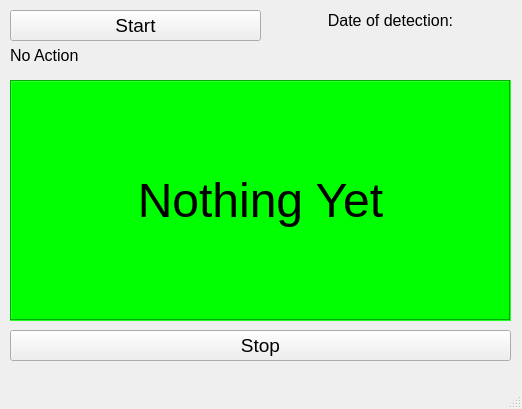
<?xml version="1.0" encoding="UTF-8"?>
<ui version="4.0">
 <class>MainWindow</class>
 <widget class="QMainWindow" name="MainWindow">
  <property name="geometry">
   <rect>
    <x>0</x>
    <y>0</y>
    <width>522</width>
    <height>409</height>
   </rect>
  </property>
  <property name="sizePolicy">
   <sizepolicy hsizetype="Fixed" vsizetype="Fixed">
    <horstretch>0</horstretch>
    <verstretch>0</verstretch>
   </sizepolicy>
  </property>
  <property name="windowTitle">
   <string>MainWindow</string>
  </property>
  <widget class="QWidget" name="centralwidget">
   <widget class="QPushButton" name="start_btn">
    <property name="geometry">
     <rect>
      <x>10</x>
      <y>10</y>
      <width>251</width>
      <height>31</height>
     </rect>
    </property>
    <property name="font">
     <font>
      <pointsize>14</pointsize>
     </font>
    </property>
    <property name="cursor">
     <cursorShape>PointingHandCursor</cursorShape>
    </property>
    <property name="text">
     <string>Start</string>
    </property>
   </widget>
   <widget class="QPushButton" name="stop_btn">
    <property name="geometry">
     <rect>
      <x>10</x>
      <y>330</y>
      <width>501</width>
      <height>31</height>
     </rect>
    </property>
    <property name="sizePolicy">
     <sizepolicy hsizetype="Fixed" vsizetype="Fixed">
      <horstretch>0</horstretch>
      <verstretch>0</verstretch>
     </sizepolicy>
    </property>
    <property name="font">
     <font>
      <pointsize>14</pointsize>
     </font>
    </property>
    <property name="cursor">
     <cursorShape>PointingHandCursor</cursorShape>
    </property>
    <property name="toolTip">
     <string/>
    </property>
    <property name="toolTipDuration">
     <number>2</number>
    </property>
    <property name="statusTip">
     <string/>
    </property>
    <property name="whatsThis">
     <string/>
    </property>
    <property name="accessibleName">
     <string/>
    </property>
    <property name="accessibleDescription">
     <string/>
    </property>
    <property name="text">
     <string>Stop</string>
    </property>
   </widget>
   <widget class="QLabel" name="label">
    <property name="geometry">
     <rect>
      <x>10</x>
      <y>80</y>
      <width>501</width>
      <height>241</height>
     </rect>
    </property>
    <property name="font">
     <font>
      <family>Arial</family>
      <pointsize>36</pointsize>
     </font>
    </property>
    <property name="cursor">
     <cursorShape>CrossCursor</cursorShape>
    </property>
    <property name="layoutDirection">
     <enum>Qt::LeftToRight</enum>
    </property>
    <property name="autoFillBackground">
     <bool>false</bool>
    </property>
    <property name="styleSheet">
     <string notr="true">background-color: rgb(0, 255, 0);</string>
    </property>
    <property name="frameShape">
     <enum>QFrame::Box</enum>
    </property>
    <property name="frameShadow">
     <enum>QFrame::Sunken</enum>
    </property>
    <property name="text">
     <string>Nothing Yet</string>
    </property>
    <property name="textFormat">
     <enum>Qt::PlainText</enum>
    </property>
    <property name="alignment">
     <set>Qt::AlignCenter</set>
    </property>
   </widget>
   <widget class="QLabel" name="scan_label">
    <property name="geometry">
     <rect>
      <x>10</x>
      <y>40</y>
      <width>221</width>
      <height>31</height>
     </rect>
    </property>
    <property name="font">
     <font>
      <pointsize>12</pointsize>
     </font>
    </property>
    <property name="text">
     <string>No Action</string>
    </property>
   </widget>
   <widget class="QLabel" name="label_2">
    <property name="geometry">
     <rect>
      <x>270</x>
      <y>10</y>
      <width>241</width>
      <height>21</height>
     </rect>
    </property>
    <property name="font">
     <font>
      <pointsize>12</pointsize>
     </font>
    </property>
    <property name="text">
     <string>Date of detection:</string>
    </property>
    <property name="alignment">
     <set>Qt::AlignCenter</set>
    </property>
   </widget>
   <widget class="QLabel" name="date_label">
    <property name="geometry">
     <rect>
      <x>280</x>
      <y>35</y>
      <width>221</width>
      <height>31</height>
     </rect>
    </property>
    <property name="text">
     <string/>
    </property>
    <property name="alignment">
     <set>Qt::AlignCenter</set>
    </property>
   </widget>
  </widget>
  <widget class="QMenuBar" name="menubar">
   <property name="geometry">
    <rect>
     <x>0</x>
     <y>0</y>
     <width>522</width>
     <height>21</height>
    </rect>
   </property>
  </widget>
  <widget class="QStatusBar" name="statusbar"/>
 </widget>
 <resources/>
 <connections/>
</ui>
